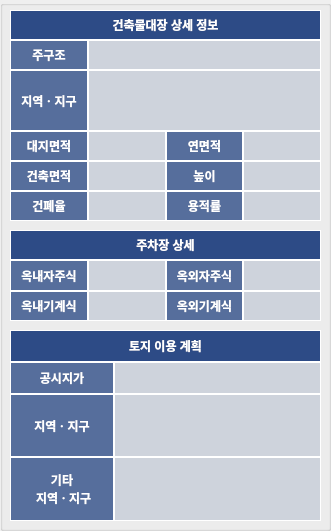
  <widget class="QGroupBox" name="gb_info1">
   <property name="geometry">
    <rect>
     <x>380</x>
     <y>10</y>
     <width>331</width>
     <height>531</height>
    </rect>
   </property>
   <property name="title">
    <string/>
   </property>
   <widget class="QWidget" name="gridLayoutWidget_2">
    <property name="geometry">
     <rect>
      <x>10</x>
      <y>10</y>
      <width>311</width>
      <height>211</height>
     </rect>
    </property>
    <layout class="QGridLayout" name="gridLayout_2">
     <property name="sizeConstraint">
      <enum>QLayout::SetDefaultConstraint</enum>
     </property>
     <property name="spacing">
      <number>0</number>
     </property>
     <item row="7" column="1">
      <widget class="QLabel" name="lb_platArea0">
       <property name="styleSheet">
        <string notr="true">font: bold 12px;
color: rgb(255, 255, 255);
border-width: 1px;
border-style: solid;
border-color: rgb(255, 255, 255);
background-color: rgb(45, 75, 134, 200.0);
</string>
       </property>
       <property name="frameShape">
        <enum>QFrame::StyledPanel</enum>
       </property>
       <property name="lineWidth">
        <number>1</number>
       </property>
       <property name="text">
        <string>대지면적</string>
       </property>
       <property name="textFormat">
        <enum>Qt::AutoText</enum>
       </property>
       <property name="alignment">
        <set>Qt::AlignCenter</set>
       </property>
      </widget>
     </item>
     <item row="7" column="2">
      <widget class="QLabel" name="lb_platArea1">
       <property name="layoutDirection">
        <enum>Qt::LeftToRight</enum>
       </property>
       <property name="styleSheet">
        <string notr="true">font: 12px;
background-color: rgb(45, 75, 134, 40.0);
color: rgb(63, 63, 63);
border-width: 1px;
border-style: solid;
border-color: rgb(255, 255, 255);
</string>
       </property>
       <property name="frameShape">
        <enum>QFrame::StyledPanel</enum>
       </property>
       <property name="lineWidth">
        <number>1</number>
       </property>
       <property name="text">
        <string/>
       </property>
       <property name="alignment">
        <set>Qt::AlignCenter</set>
       </property>
      </widget>
     </item>
     <item row="8" column="4">
      <widget class="QLabel" name="lb_heit1">
       <property name="layoutDirection">
        <enum>Qt::LeftToRight</enum>
       </property>
       <property name="styleSheet">
        <string notr="true">font: 12px;
background-color: rgb(45, 75, 134, 40.0);
color: rgb(63, 63, 63);
border-width: 1px;
border-style: solid;
border-color: rgb(255, 255, 255);
</string>
       </property>
       <property name="frameShape">
        <enum>QFrame::StyledPanel</enum>
       </property>
       <property name="lineWidth">
        <number>1</number>
       </property>
       <property name="text">
        <string/>
       </property>
       <property name="alignment">
        <set>Qt::AlignCenter</set>
       </property>
      </widget>
     </item>
     <item row="9" column="4">
      <widget class="QLabel" name="lb_vlRat1">
       <property name="layoutDirection">
        <enum>Qt::LeftToRight</enum>
       </property>
       <property name="styleSheet">
        <string notr="true">font: 12px;
background-color: rgb(45, 75, 134, 40.0);
color: rgb(63, 63, 63);
border-width: 1px;
border-style: solid;
border-color: rgb(255, 255, 255);
</string>
       </property>
       <property name="frameShape">
        <enum>QFrame::StyledPanel</enum>
       </property>
       <property name="lineWidth">
        <number>1</number>
       </property>
       <property name="text">
        <string/>
       </property>
       <property name="alignment">
        <set>Qt::AlignCenter</set>
       </property>
      </widget>
     </item>
     <item row="7" column="4">
      <widget class="QLabel" name="lb_totArea1">
       <property name="layoutDirection">
        <enum>Qt::LeftToRight</enum>
       </property>
       <property name="styleSheet">
        <string notr="true">font: 12px;
background-color: rgb(45, 75, 134, 40.0);
color: rgb(63, 63, 63);
border-width: 1px;
border-style: solid;
border-color: rgb(255, 255, 255);
</string>
       </property>
       <property name="frameShape">
        <enum>QFrame::StyledPanel</enum>
       </property>
       <property name="lineWidth">
        <number>1</number>
       </property>
       <property name="text">
        <string/>
       </property>
       <property name="alignment">
        <set>Qt::AlignCenter</set>
       </property>
      </widget>
     </item>
     <item row="9" column="3">
      <widget class="QLabel" name="lb_vlRat0">
       <property name="styleSheet">
        <string notr="true">font: bold 12px;
color: rgb(255, 255, 255);
border-width: 1px;
border-style: solid;
border-color: rgb(255, 255, 255);
background-color: rgb(45, 75, 134, 200.0);
</string>
       </property>
       <property name="frameShape">
        <enum>QFrame::StyledPanel</enum>
       </property>
       <property name="lineWidth">
        <number>1</number>
       </property>
       <property name="text">
        <string>용적률</string>
       </property>
       <property name="textFormat">
        <enum>Qt::AutoText</enum>
       </property>
       <property name="alignment">
        <set>Qt::AlignCenter</set>
       </property>
      </widget>
     </item>
     <item row="9" column="2">
      <widget class="QLabel" name="lb_bcRat1">
       <property name="layoutDirection">
        <enum>Qt::LeftToRight</enum>
       </property>
       <property name="styleSheet">
        <string notr="true">font: 12px;
background-color: rgb(45, 75, 134, 40.0);
color: rgb(63, 63, 63);
border-width: 1px;
border-style: solid;
border-color: rgb(255, 255, 255);
</string>
       </property>
       <property name="frameShape">
        <enum>QFrame::StyledPanel</enum>
       </property>
       <property name="lineWidth">
        <number>1</number>
       </property>
       <property name="text">
        <string/>
       </property>
       <property name="alignment">
        <set>Qt::AlignCenter</set>
       </property>
      </widget>
     </item>
     <item row="2" column="2" colspan="3">
      <widget class="QLabel" name="lb_etcStrct1">
       <property name="layoutDirection">
        <enum>Qt::LeftToRight</enum>
       </property>
       <property name="styleSheet">
        <string notr="true">font: 12px;
background-color: rgb(45, 75, 134, 40.0);
color: rgb(63, 63, 63);
border-width: 1px;
border-style: solid;
border-color: rgb(255, 255, 255);
</string>
       </property>
       <property name="frameShape">
        <enum>QFrame::StyledPanel</enum>
       </property>
       <property name="frameShadow">
        <enum>QFrame::Plain</enum>
       </property>
       <property name="lineWidth">
        <number>1</number>
       </property>
       <property name="midLineWidth">
        <number>0</number>
       </property>
       <property name="text">
        <string/>
       </property>
       <property name="alignment">
        <set>Qt::AlignCenter</set>
       </property>
      </widget>
     </item>
     <item row="0" column="1" colspan="4">
      <widget class="QLabel" name="lb_info1">
       <property name="styleSheet">
        <string notr="true">font: bold 12px;
color: rgb(255, 255, 255);
border-width: 1px;
border-style: solid;
border-color: rgb(255, 255, 255);
background-color: rgb(45, 75, 134);</string>
       </property>
       <property name="frameShape">
        <enum>QFrame::StyledPanel</enum>
       </property>
       <property name="frameShadow">
        <enum>QFrame::Plain</enum>
       </property>
       <property name="lineWidth">
        <number>1</number>
       </property>
       <property name="midLineWidth">
        <number>0</number>
       </property>
       <property name="text">
        <string>건축물대장 상세 정보</string>
       </property>
       <property name="textFormat">
        <enum>Qt::AutoText</enum>
       </property>
       <property name="alignment">
        <set>Qt::AlignCenter</set>
       </property>
      </widget>
     </item>
     <item row="8" column="1">
      <widget class="QLabel" name="lb_archArea0">
       <property name="styleSheet">
        <string notr="true">font: bold 12px;
color: rgb(255, 255, 255);
border-width: 1px;
border-style: solid;
border-color: rgb(255, 255, 255);
background-color: rgb(45, 75, 134, 200.0);
</string>
       </property>
       <property name="frameShape">
        <enum>QFrame::StyledPanel</enum>
       </property>
       <property name="lineWidth">
        <number>1</number>
       </property>
       <property name="text">
        <string>건축면적</string>
       </property>
       <property name="textFormat">
        <enum>Qt::AutoText</enum>
       </property>
       <property name="alignment">
        <set>Qt::AlignCenter</set>
       </property>
      </widget>
     </item>
     <item row="2" column="1">
      <widget class="QLabel" name="lb_etcStrct0">
       <property name="styleSheet">
        <string notr="true">font: bold 12px;
color: rgb(255, 255, 255);
border-width: 1px;
border-style: solid;
border-color: rgb(255, 255, 255);
background-color: rgb(45, 75, 134, 200.0);
</string>
       </property>
       <property name="frameShape">
        <enum>QFrame::StyledPanel</enum>
       </property>
       <property name="frameShadow">
        <enum>QFrame::Plain</enum>
       </property>
       <property name="lineWidth">
        <number>1</number>
       </property>
       <property name="midLineWidth">
        <number>0</number>
       </property>
       <property name="text">
        <string>주구조</string>
       </property>
       <property name="textFormat">
        <enum>Qt::AutoText</enum>
       </property>
       <property name="alignment">
        <set>Qt::AlignCenter</set>
       </property>
      </widget>
     </item>
     <item row="8" column="2">
      <widget class="QLabel" name="lb_archArea1">
       <property name="layoutDirection">
        <enum>Qt::LeftToRight</enum>
       </property>
       <property name="styleSheet">
        <string notr="true">font: 12px;
background-color: rgb(45, 75, 134, 40.0);
color: rgb(63, 63, 63);
border-width: 1px;
border-style: solid;
border-color: rgb(255, 255, 255);
</string>
       </property>
       <property name="frameShape">
        <enum>QFrame::StyledPanel</enum>
       </property>
       <property name="lineWidth">
        <number>1</number>
       </property>
       <property name="text">
        <string/>
       </property>
       <property name="alignment">
        <set>Qt::AlignCenter</set>
       </property>
      </widget>
     </item>
     <item row="7" column="3">
      <widget class="QLabel" name="lb_totArea0">
       <property name="styleSheet">
        <string notr="true">font: bold 12px;
color: rgb(255, 255, 255);
border-width: 1px;
border-style: solid;
border-color: rgb(255, 255, 255);
background-color: rgb(45, 75, 134, 200.0);
</string>
       </property>
       <property name="frameShape">
        <enum>QFrame::StyledPanel</enum>
       </property>
       <property name="lineWidth">
        <number>1</number>
       </property>
       <property name="text">
        <string>연면적</string>
       </property>
       <property name="textFormat">
        <enum>Qt::AutoText</enum>
       </property>
       <property name="alignment">
        <set>Qt::AlignCenter</set>
       </property>
      </widget>
     </item>
     <item row="8" column="3">
      <widget class="QLabel" name="lb_heit0">
       <property name="styleSheet">
        <string notr="true">font: bold 12px;
color: rgb(255, 255, 255);
border-width: 1px;
border-style: solid;
border-color: rgb(255, 255, 255);
background-color: rgb(45, 75, 134, 200.0);
</string>
       </property>
       <property name="frameShape">
        <enum>QFrame::StyledPanel</enum>
       </property>
       <property name="lineWidth">
        <number>1</number>
       </property>
       <property name="text">
        <string>높이</string>
       </property>
       <property name="textFormat">
        <enum>Qt::AutoText</enum>
       </property>
       <property name="alignment">
        <set>Qt::AlignCenter</set>
       </property>
      </widget>
     </item>
     <item row="9" column="1">
      <widget class="QLabel" name="lb_bcRat0">
       <property name="styleSheet">
        <string notr="true">font: bold 12px;
color: rgb(255, 255, 255);
border-width: 1px;
border-style: solid;
border-color: rgb(255, 255, 255);
background-color: rgb(45, 75, 134, 200.0);</string>
       </property>
       <property name="frameShape">
        <enum>QFrame::StyledPanel</enum>
       </property>
       <property name="lineWidth">
        <number>1</number>
       </property>
       <property name="text">
        <string>건폐율</string>
       </property>
       <property name="textFormat">
        <enum>Qt::AutoText</enum>
       </property>
       <property name="alignment">
        <set>Qt::AlignCenter</set>
       </property>
      </widget>
     </item>
     <item row="5" column="1" rowspan="2">
      <widget class="QLabel" name="lb_jiji0">
       <property name="styleSheet">
        <string notr="true">font: bold 12px;
color: rgb(255, 255, 255);
border-width: 1px;
border-style: solid;
border-color: rgb(255, 255, 255);
background-color: rgb(45, 75, 134, 200.0);
</string>
       </property>
       <property name="frameShape">
        <enum>QFrame::StyledPanel</enum>
       </property>
       <property name="lineWidth">
        <number>1</number>
       </property>
       <property name="text">
        <string>지역ㆍ지구</string>
       </property>
       <property name="textFormat">
        <enum>Qt::AutoText</enum>
       </property>
       <property name="alignment">
        <set>Qt::AlignCenter</set>
       </property>
      </widget>
     </item>
     <item row="5" column="2" rowspan="2" colspan="3">
      <widget class="QLabel" name="lb_jiji1">
       <property name="layoutDirection">
        <enum>Qt::LeftToRight</enum>
       </property>
       <property name="styleSheet">
        <string notr="true">font: 12px;
background-color: rgb(45, 75, 134, 40.0);
color: rgb(63, 63, 63);
border-width: 1px;
border-style: solid;
border-color: rgb(255, 255, 255);
</string>
       </property>
       <property name="frameShape">
        <enum>QFrame::StyledPanel</enum>
       </property>
       <property name="lineWidth">
        <number>1</number>
       </property>
       <property name="text">
        <string/>
       </property>
       <property name="alignment">
        <set>Qt::AlignCenter</set>
       </property>
      </widget>
     </item>
    </layout>
   </widget>
   <widget class="QWidget" name="gridLayoutWidget_3">
    <property name="geometry">
     <rect>
      <x>10</x>
      <y>330</y>
      <width>311</width>
      <height>191</height>
     </rect>
    </property>
    <layout class="QGridLayout" name="gridLayout_3">
     <property name="sizeConstraint">
      <enum>QLayout::SetDefaultConstraint</enum>
     </property>
     <property name="spacing">
      <number>0</number>
     </property>
     <item row="7" column="2" rowspan="2" colspan="2">
      <widget class="QLabel" name="lb_landetc1">
       <property name="layoutDirection">
        <enum>Qt::LeftToRight</enum>
       </property>
       <property name="styleSheet">
        <string notr="true">font: 12px;
background-color: rgb(45, 75, 134, 40.0);
color: rgb(63, 63, 63);
border-width: 1px;
border-style: solid;
border-color: rgb(255, 255, 255);
</string>
       </property>
       <property name="frameShape">
        <enum>QFrame::StyledPanel</enum>
       </property>
       <property name="lineWidth">
        <number>1</number>
       </property>
       <property name="text">
        <string/>
       </property>
       <property name="alignment">
        <set>Qt::AlignCenter</set>
       </property>
      </widget>
     </item>
     <item row="7" column="1" rowspan="2">
      <widget class="QLabel" name="lb_landetc0">
       <property name="styleSheet">
        <string notr="true">font: bold 12px;
color: rgb(255, 255, 255);
border-width: 1px;
border-style: solid;
border-color: rgb(255, 255, 255);
background-color: rgb(45, 75, 134, 200.0);
</string>
       </property>
       <property name="frameShape">
        <enum>QFrame::StyledPanel</enum>
       </property>
       <property name="lineWidth">
        <number>1</number>
       </property>
       <property name="text">
        <string>기타 
 지역ㆍ지구</string>
       </property>
       <property name="textFormat">
        <enum>Qt::AutoText</enum>
       </property>
       <property name="alignment">
        <set>Qt::AlignCenter</set>
       </property>
      </widget>
     </item>
     <item row="2" column="1">
      <widget class="QLabel" name="lb_landPrice0">
       <property name="styleSheet">
        <string notr="true">font: bold 12px;
color: rgb(255, 255, 255);
border-width: 1px;
border-style: solid;
border-color: rgb(255, 255, 255);
background-color: rgb(45, 75, 134, 200.0);
</string>
       </property>
       <property name="frameShape">
        <enum>QFrame::StyledPanel</enum>
       </property>
       <property name="frameShadow">
        <enum>QFrame::Plain</enum>
       </property>
       <property name="lineWidth">
        <number>1</number>
       </property>
       <property name="midLineWidth">
        <number>0</number>
       </property>
       <property name="text">
        <string>공시지가</string>
       </property>
       <property name="textFormat">
        <enum>Qt::AutoText</enum>
       </property>
       <property name="alignment">
        <set>Qt::AlignCenter</set>
       </property>
      </widget>
     </item>
     <item row="0" column="1" colspan="3">
      <widget class="QLabel" name="lb_info3">
       <property name="styleSheet">
        <string notr="true">font: bold 12px;
color: rgb(255, 255, 255);
border-width: 1px;
border-style: solid;
border-color: rgb(255, 255, 255);
background-color: rgb(45, 75, 134);</string>
       </property>
       <property name="frameShape">
        <enum>QFrame::StyledPanel</enum>
       </property>
       <property name="frameShadow">
        <enum>QFrame::Plain</enum>
       </property>
       <property name="lineWidth">
        <number>1</number>
       </property>
       <property name="midLineWidth">
        <number>0</number>
       </property>
       <property name="text">
        <string>토지 이용 계획</string>
       </property>
       <property name="textFormat">
        <enum>Qt::AutoText</enum>
       </property>
       <property name="alignment">
        <set>Qt::AlignCenter</set>
       </property>
      </widget>
     </item>
     <item row="2" column="2" colspan="2">
      <widget class="QLabel" name="lb_landPrice1">
       <property name="layoutDirection">
        <enum>Qt::LeftToRight</enum>
       </property>
       <property name="styleSheet">
        <string notr="true">font: 12px;
background-color: rgb(45, 75, 134, 40.0);
color: rgb(63, 63, 63);
border-width: 1px;
border-style: solid;
border-color: rgb(255, 255, 255);
</string>
       </property>
       <property name="frameShape">
        <enum>QFrame::StyledPanel</enum>
       </property>
       <property name="frameShadow">
        <enum>QFrame::Plain</enum>
       </property>
       <property name="lineWidth">
        <number>1</number>
       </property>
       <property name="midLineWidth">
        <number>0</number>
       </property>
       <property name="text">
        <string/>
       </property>
       <property name="alignment">
        <set>Qt::AlignCenter</set>
       </property>
      </widget>
     </item>
     <item row="5" column="2" rowspan="2" colspan="2">
      <widget class="QLabel" name="lb_landJiji1">
       <property name="layoutDirection">
        <enum>Qt::LeftToRight</enum>
       </property>
       <property name="styleSheet">
        <string notr="true">font: 12px;
background-color: rgb(45, 75, 134, 40.0);
color: rgb(63, 63, 63);
border-width: 1px;
border-style: solid;
border-color: rgb(255, 255, 255);
</string>
       </property>
       <property name="frameShape">
        <enum>QFrame::StyledPanel</enum>
       </property>
       <property name="lineWidth">
        <number>1</number>
       </property>
       <property name="text">
        <string/>
       </property>
       <property name="alignment">
        <set>Qt::AlignCenter</set>
       </property>
      </widget>
     </item>
     <item row="5" column="1" rowspan="2">
      <widget class="QLabel" name="lb_landJiji0">
       <property name="styleSheet">
        <string notr="true">font: bold 12px;
color: rgb(255, 255, 255);
border-width: 1px;
border-style: solid;
border-color: rgb(255, 255, 255);
background-color: rgb(45, 75, 134, 200.0);
</string>
       </property>
       <property name="frameShape">
        <enum>QFrame::StyledPanel</enum>
       </property>
       <property name="lineWidth">
        <number>1</number>
       </property>
       <property name="text">
        <string>지역ㆍ지구</string>
       </property>
       <property name="textFormat">
        <enum>Qt::AutoText</enum>
       </property>
       <property name="alignment">
        <set>Qt::AlignCenter</set>
       </property>
      </widget>
     </item>
    </layout>
   </widget>
   <widget class="QWidget" name="gridLayoutWidget_4">
    <property name="geometry">
     <rect>
      <x>10</x>
      <y>230</y>
      <width>311</width>
      <height>91</height>
     </rect>
    </property>
    <layout class="QGridLayout" name="gridLayout_4">
     <property name="sizeConstraint">
      <enum>QLayout::SetDefaultConstraint</enum>
     </property>
     <property name="spacing">
      <number>0</number>
     </property>
     <item row="1" column="1">
      <widget class="QLabel" name="lb_indrAuto1">
       <property name="layoutDirection">
        <enum>Qt::LeftToRight</enum>
       </property>
       <property name="styleSheet">
        <string notr="true">font: 12px;
background-color: rgb(45, 75, 134, 40.0);
color: rgb(63, 63, 63);
border-width: 1px;
border-style: solid;
border-color: rgb(255, 255, 255);
</string>
       </property>
       <property name="frameShape">
        <enum>QFrame::StyledPanel</enum>
       </property>
       <property name="lineWidth">
        <number>1</number>
       </property>
       <property name="text">
        <string/>
       </property>
       <property name="alignment">
        <set>Qt::AlignCenter</set>
       </property>
      </widget>
     </item>
     <item row="2" column="0">
      <widget class="QLabel" name="lb_indrMech0">
       <property name="styleSheet">
        <string notr="true">font: bold 12px;
color: rgb(255, 255, 255);
border-width: 1px;
border-style: solid;
border-color: rgb(255, 255, 255);
background-color: rgb(45, 75, 134, 200.0);</string>
       </property>
       <property name="frameShape">
        <enum>QFrame::StyledPanel</enum>
       </property>
       <property name="lineWidth">
        <number>1</number>
       </property>
       <property name="text">
        <string>옥내기계식</string>
       </property>
       <property name="textFormat">
        <enum>Qt::AutoText</enum>
       </property>
       <property name="alignment">
        <set>Qt::AlignCenter</set>
       </property>
      </widget>
     </item>
     <item row="2" column="1">
      <widget class="QLabel" name="lb_indrMech1">
       <property name="layoutDirection">
        <enum>Qt::LeftToRight</enum>
       </property>
       <property name="styleSheet">
        <string notr="true">font: 12px;
background-color: rgb(45, 75, 134, 40.0);
color: rgb(63, 63, 63);
border-width: 1px;
border-style: solid;
border-color: rgb(255, 255, 255);
</string>
       </property>
       <property name="frameShape">
        <enum>QFrame::StyledPanel</enum>
       </property>
       <property name="lineWidth">
        <number>1</number>
       </property>
       <property name="text">
        <string/>
       </property>
       <property name="alignment">
        <set>Qt::AlignCenter</set>
       </property>
      </widget>
     </item>
     <item row="1" column="2">
      <widget class="QLabel" name="lb_oudrAuto0">
       <property name="styleSheet">
        <string notr="true">font: bold 12px;
color: rgb(255, 255, 255);
border-width: 1px;
border-style: solid;
border-color: rgb(255, 255, 255);
background-color: rgb(45, 75, 134, 200.0);</string>
       </property>
       <property name="frameShape">
        <enum>QFrame::StyledPanel</enum>
       </property>
       <property name="lineWidth">
        <number>1</number>
       </property>
       <property name="text">
        <string>옥외자주식</string>
       </property>
       <property name="textFormat">
        <enum>Qt::AutoText</enum>
       </property>
       <property name="alignment">
        <set>Qt::AlignCenter</set>
       </property>
      </widget>
     </item>
     <item row="1" column="0">
      <widget class="QLabel" name="lb_indrAuto0">
       <property name="styleSheet">
        <string notr="true">font: bold 12px;
color: rgb(255, 255, 255);
border-width: 1px;
border-style: solid;
border-color: rgb(255, 255, 255);
background-color: rgb(45, 75, 134, 200.0);</string>
       </property>
       <property name="frameShape">
        <enum>QFrame::StyledPanel</enum>
       </property>
       <property name="lineWidth">
        <number>1</number>
       </property>
       <property name="text">
        <string>옥내자주식</string>
       </property>
       <property name="textFormat">
        <enum>Qt::AutoText</enum>
       </property>
       <property name="alignment">
        <set>Qt::AlignCenter</set>
       </property>
      </widget>
     </item>
     <item row="1" column="3">
      <widget class="QLabel" name="lb_oudrAuto1">
       <property name="layoutDirection">
        <enum>Qt::LeftToRight</enum>
       </property>
       <property name="styleSheet">
        <string notr="true">font: 12px;
background-color: rgb(45, 75, 134, 40.0);
color: rgb(63, 63, 63);
border-width: 1px;
border-style: solid;
border-color: rgb(255, 255, 255);
</string>
       </property>
       <property name="frameShape">
        <enum>QFrame::StyledPanel</enum>
       </property>
       <property name="lineWidth">
        <number>1</number>
       </property>
       <property name="text">
        <string/>
       </property>
       <property name="alignment">
        <set>Qt::AlignCenter</set>
       </property>
      </widget>
     </item>
     <item row="2" column="2">
      <widget class="QLabel" name="lb_oudrMech0">
       <property name="styleSheet">
        <string notr="true">font: bold 12px;
color: rgb(255, 255, 255);
border-width: 1px;
border-style: solid;
border-color: rgb(255, 255, 255);
background-color: rgb(45, 75, 134, 200.0);</string>
       </property>
       <property name="frameShape">
        <enum>QFrame::StyledPanel</enum>
       </property>
       <property name="lineWidth">
        <number>1</number>
       </property>
       <property name="text">
        <string>옥외기계식</string>
       </property>
       <property name="textFormat">
        <enum>Qt::AutoText</enum>
       </property>
       <property name="alignment">
        <set>Qt::AlignCenter</set>
       </property>
      </widget>
     </item>
     <item row="2" column="3">
      <widget class="QLabel" name="lb_oudrMech1">
       <property name="layoutDirection">
        <enum>Qt::LeftToRight</enum>
       </property>
       <property name="styleSheet">
        <string notr="true">font: 12px;
background-color: rgb(45, 75, 134, 40.0);
color: rgb(63, 63, 63);
border-width: 1px;
border-style: solid;
border-color: rgb(255, 255, 255);
</string>
       </property>
       <property name="frameShape">
        <enum>QFrame::StyledPanel</enum>
       </property>
       <property name="lineWidth">
        <number>1</number>
       </property>
       <property name="text">
        <string/>
       </property>
       <property name="alignment">
        <set>Qt::AlignCenter</set>
       </property>
      </widget>
     </item>
     <item row="0" column="0" colspan="4">
      <widget class="QLabel" name="lb_info2">
       <property name="styleSheet">
        <string notr="true">font: bold 12px;
color: rgb(255, 255, 255);
border-width: 1px;
border-style: solid;
border-color: rgb(255, 255, 255);
background-color: rgb(45, 75, 134);</string>
       </property>
       <property name="frameShape">
        <enum>QFrame::StyledPanel</enum>
       </property>
       <property name="lineWidth">
        <number>1</number>
       </property>
       <property name="text">
        <string>주차장 상세</string>
       </property>
       <property name="textFormat">
        <enum>Qt::AutoText</enum>
       </property>
       <property name="alignment">
        <set>Qt::AlignCenter</set>
       </property>
      </widget>
     </item>
    </layout>
   </widget>
  </widget>
